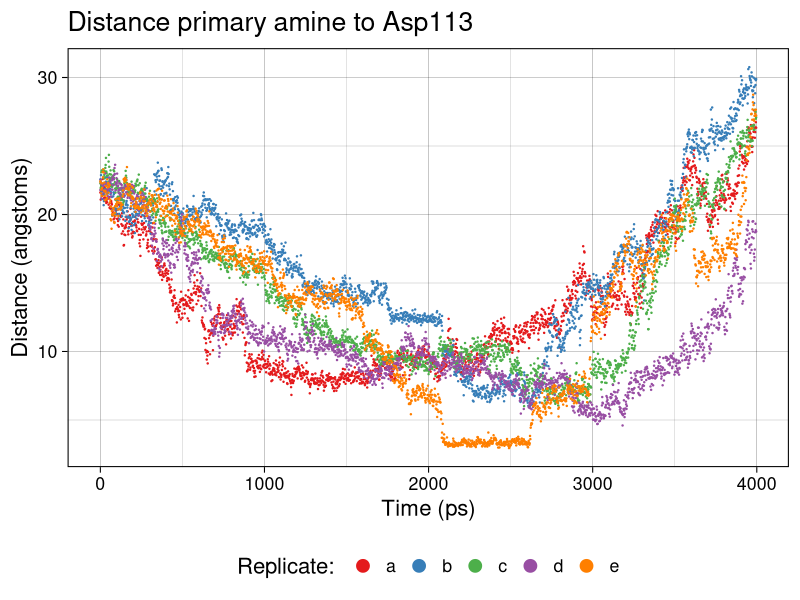
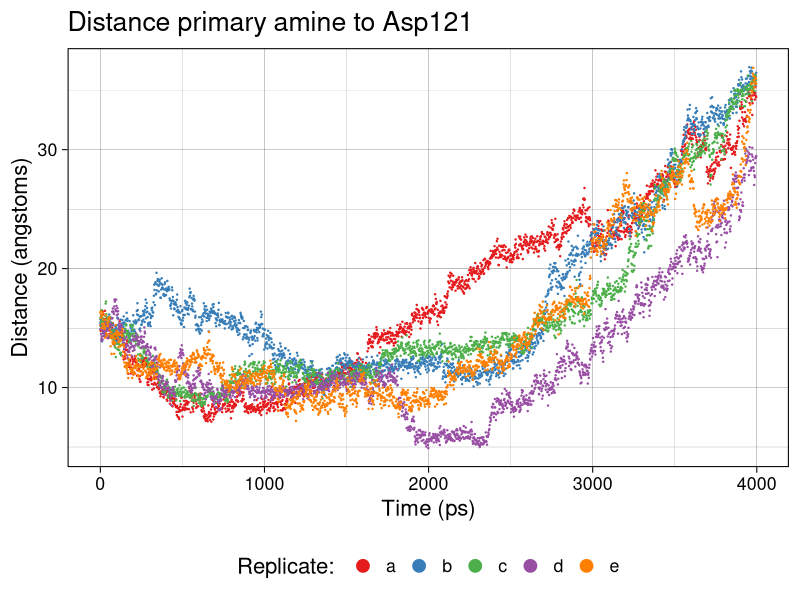
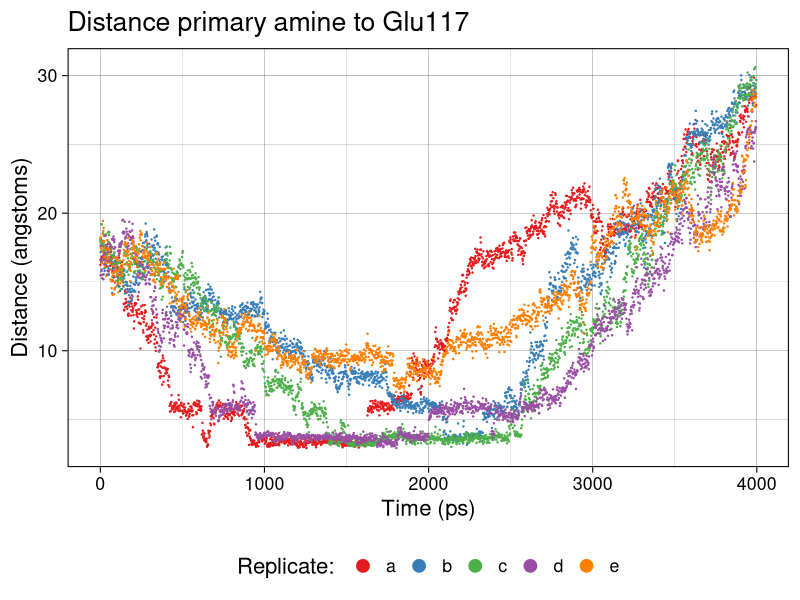
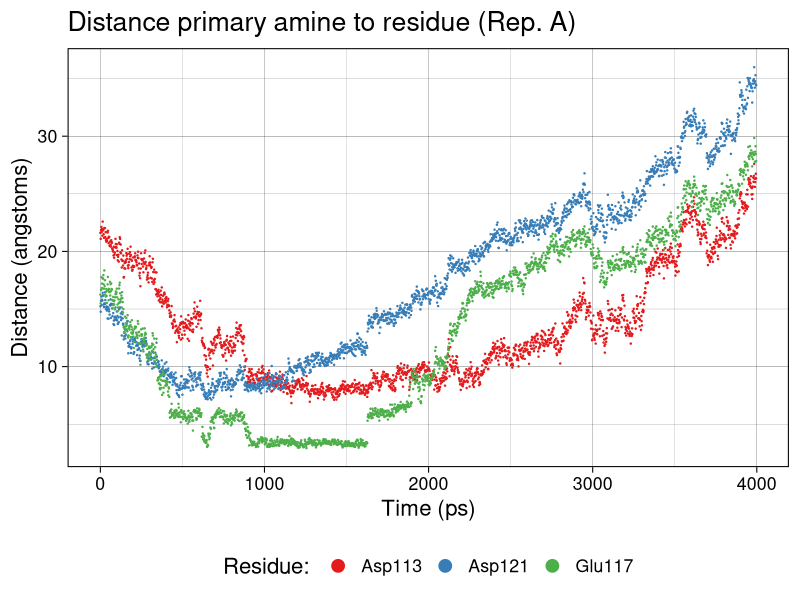
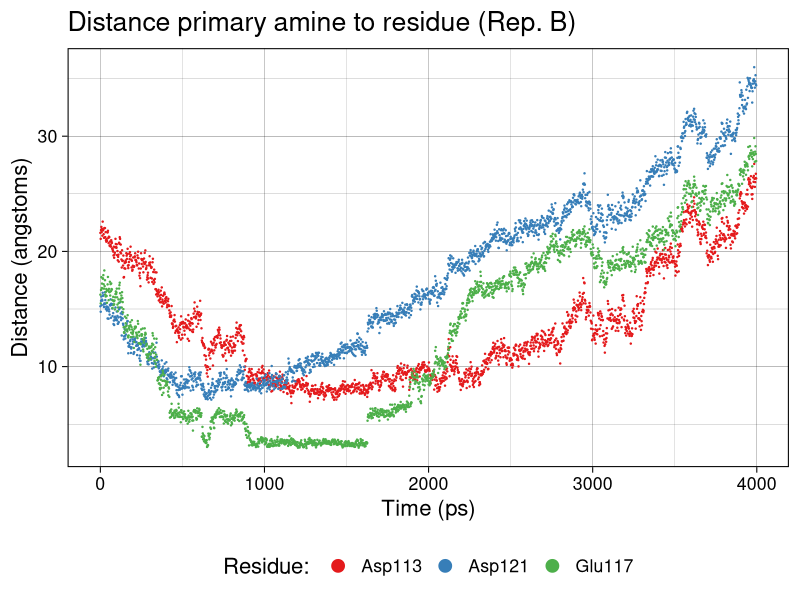
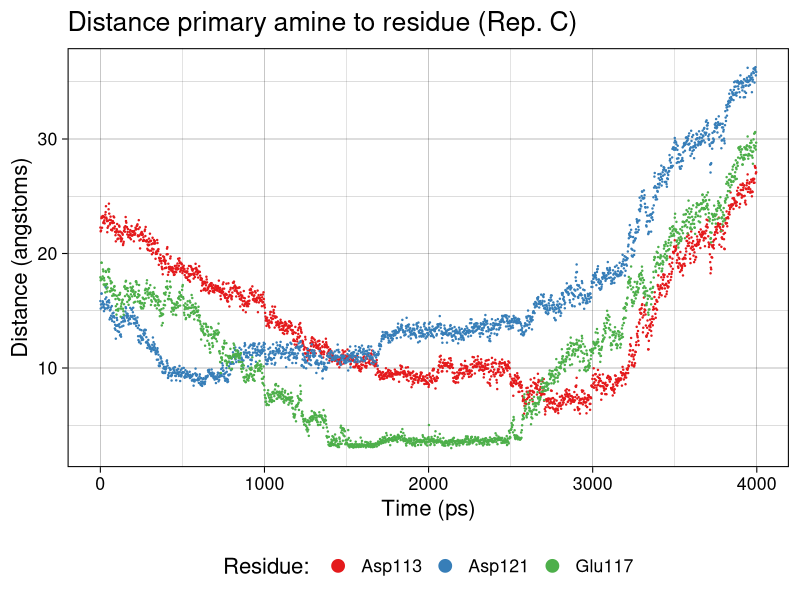
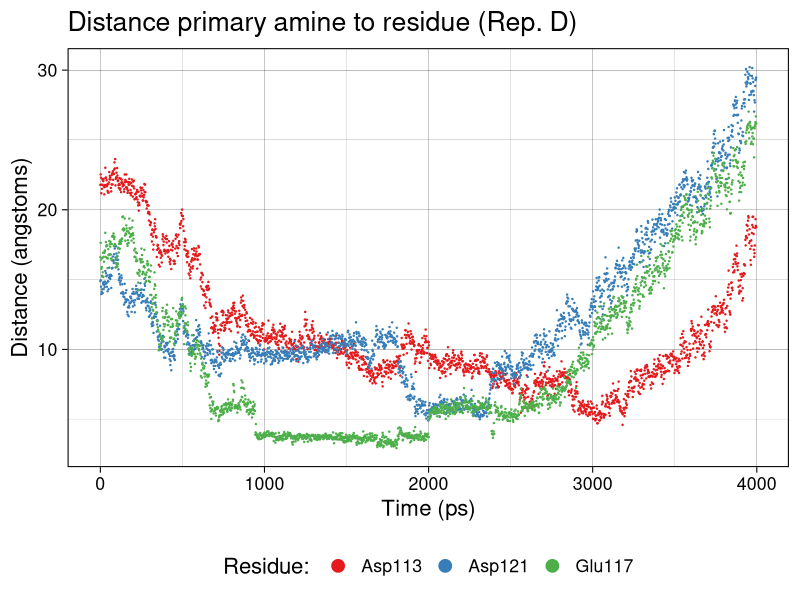
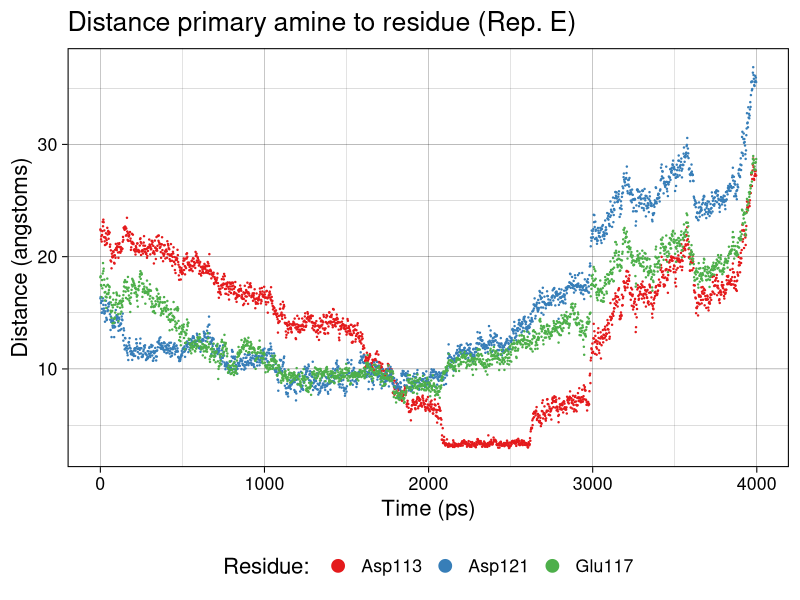

R code for these plots, in order:
## Load libraries
library(ggplot2)
library(reshape2)

time <- seq(0,1998)*2

makePlotRep <- function(d, fn="out.png", rep = "A"){
  str <- paste("Distance primary amine to residue (Rep. ", rep, ")", sep="")
  print(str)
  print(fn)
  png(filename = fn,
      width=6, height=6,
      units = "in",
      res=600)
  x <- ggplot(d, aes(x = time, y = value, color = variable)) +
    geom_point(size = 0.2) +
    scale_color_brewer(palette = "Set1") +
    theme_linedraw(base_size = 16) + theme(legend.position = "bottom") +
    guides(color = guide_legend(override.aes = list(size=4))) +
    labs(title = str,
         x = "Time (ps)",
         y = "Distance (angstoms)",
         color = "Residue: ")
  print(x)
  dev.off()
}

makePlotRes <- function(data, filename, res)
{
  str <- paste("Distance primary amine to", res)
  png(filename = filename,
      width=6, height=6,
      units = "in",
      res = 600)
  x <- ggplot(data, aes(x = time, y = value, color = variable)) +
    geom_point(size = 0.2) +
    scale_color_brewer(palette = "Set1") +
    theme_linedraw(base_size = 16) + theme(legend.position = "bottom") +
    guides(color = guide_legend(override.aes = list(size=4))) +
    labs(title = str,
         x = "Time (ps)",
         y = "Distance (angstoms)",
         color = "Replicate: ")
  print(x)
  dev.off()
}

# Asp113
Asp113 <- data.frame(a = read.delim("Asp113_a_r.dat", sep=" ")[,2])
Asp113$b <- read.delim("Asp113_b_r.dat", sep=" ")[,2]
Asp113$c <- read.delim("Asp113_c_r.dat", sep=" ")[,2]
Asp113$d <- read.delim("Asp113_d_r.dat", sep=" ")[,2]
Asp113$e <- read.delim("Asp113_orig_r.dat", sep=" ")[,2]
Asp113.melt <- melt(cbind(time, Asp113), id="time")

# Asp121
Asp121 <- data.frame(a = read.delim("Asp121_a_r.dat", sep=" ")[,2])
Asp121$b <- read.delim("Asp121_b_r.dat", sep=" ")[,2]
Asp121$c <- read.delim("Asp121_c_r.dat", sep=" ")[,2]
Asp121$d <- read.delim("Asp121_d_r.dat", sep=" ")[,2]
Asp121$e <- read.delim("Asp121_orig_r.dat", sep=" ")[,2]
Asp121.melt <- melt(cbind(time, Asp121), id="time")

# Glu117
Glu117 <- data.frame(a = read.delim("Glu117_a_r.dat", sep=" ")[,2])
Glu117$b <- read.delim("Glu117_b_r.dat", sep=" ")[,2]
Glu117$c <- read.delim("Glu117_c_r.dat", sep=" ")[,2]
Glu117$d <- read.delim("Glu117_d_r.dat", sep=" ")[,2]
Glu117$e <- read.delim("Glu117_orig_r.dat", sep=" ")[,2]
Glu117.melt <- melt(cbind(time, Glu117), id="time")

# Combine data
dist.a <- data.frame(Asp113 = Asp113$a, Asp121 = Asp121$a, Glu117 = Glu117$a)
dist.a.melt <- melt(cbind(time, dist.a), id="time")
dist.b <- data.frame(Asp113 = Asp113$b, Asp121 = Asp121$b, Glu117 = Glu117$b)
dist.b.melt <- melt(cbind(time, dist.b), id="time")
dist.c <- data.frame(Asp113 = Asp113$c, Asp121 = Asp121$c, Glu117 = Glu117$c)
dist.c.melt <- melt(cbind(time, dist.c), id="time")
dist.d <- data.frame(Asp113 = Asp113$d, Asp121 = Asp121$d, Glu117 = Glu117$d)
dist.d.melt <- melt(cbind(time, dist.d), id="time")
dist.e <- data.frame(Asp113 = Asp113$e, Asp121 = Asp121$e, Glu117 = Glu117$e)
dist.e.melt <- melt(cbind(time, dist.e), id="time")

### Plot based on residue
makePlotRes(Asp113.melt, "figs/r_asp113.png", "Asp113")
makePlotRes(Asp121.melt, "figs/r_asp121.png", "Asp121")
makePlotRes(Glu117.melt, "figs/r_glu117.png", "Glu117")

### Plot based on replicate
makePlotRep(dist.a.melt, "figs/r_a.png", "A")
makePlotRep(dist.a.melt, "figs/r_b.png", "B")
makePlotRep(dist.c.melt, "figs/r_c.png", "C")
makePlotRep(dist.d.melt, "figs/r_d.png", "D")
makePlotRep(dist.e.melt, "figs/r_e.png", "E")
